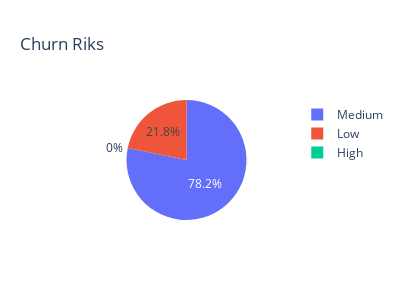

The code cell stored with this chart in its notebook:
### Code cell
m = a[a.Churn_risk == "medium"].Churn_risk.count()
l = a[a.Churn_risk == "low"].Churn_risk.count()
h = a[a.Churn_risk == "high"].Churn_risk.count()

fig = go.Figure(go.Pie(labels=['Medium','Low','High'], values=[m, l,h]))
fig.update_layout(height=300, width=400, title_text='Churn Riks')
fig.show()

### Figure 1 — Plotly figure (JSON) as saved in the notebook; plotly's stock layout.template omitted (floating-point values rounded to 4 significant figures)
{"data": [{"labels": ["Medium", "Low", "High"], "type": "pie", "values": [1017, 283, 0]}], "layout": {"height": 300, "title": {"text": "Churn Riks"}, "width": 400}}
